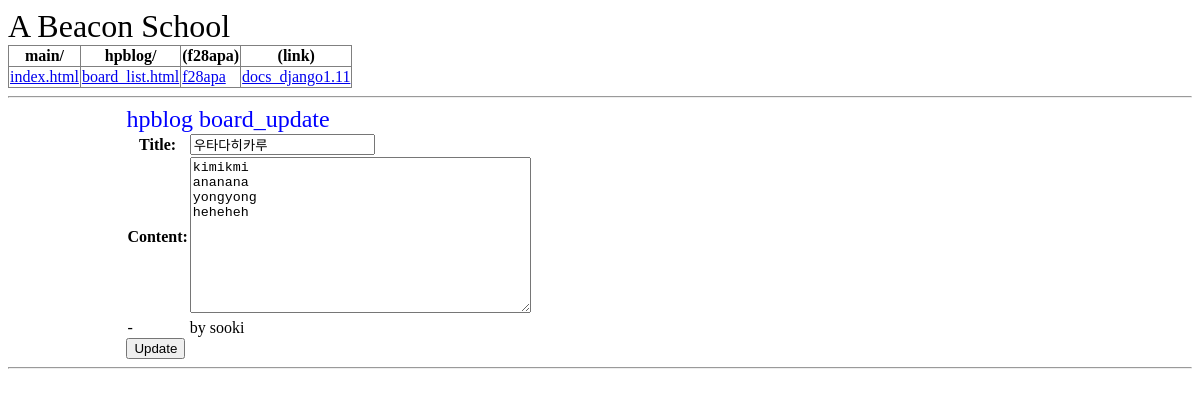
The page /hpblog/update/8/ on the database its author committed.
### hpblog/models.py (models this page shows, shortened)
class Post(models.Model):
    class Meta:
        verbose_name_plural = "Post"
    author = models.ForeignKey('auth.User', on_delete=models.CASCADE)
    title = models.CharField(max_length=200)
    content = models.TextField()
    create_date = models.DateTimeField(default=timezone.now)
    published_date = models.DateTimeField(blank=True, null=True)

### hpblog/views.py (the view)
# urls.py: url(r'^update/(?P<p_id>[\d]+)/$', board_update, name='board_update'),
def board_update(request, p_id):
    template = 'hpblog/board_update.html'
    item = get_object_or_404(Post, id=p_id)
    if request.method == "POST":
        form = UpdateForm(request.POST, instance=item)
        if form.is_valid():
            item = form.save(commit=False)
            print('>>> req: {}'.format(request.user))
            item.published_date = timezone.now()
            item.save()
            return redirect('board_list')
    else:
        form = UpdateForm(instance=item)
    context = {
        'form': form,
        'item' : item,
    }
    return render(request, template, context)

### hpblog/forms.py
class UpdateForm(forms.ModelForm):
    class Meta:
        model = Post
        fields = ['title', 'content']
        widgets = {
            'title': forms.TextInput(),
            '''
            'author' : forms.TextInput(
                attrs={ 'disabled' : 'true' }
            ),
            '''
            'content': forms.Textarea(
                attrs={
                    'cols': '80',
                    'rows': '10',
                }
            )
        }

### hpblog/templates/hpblog/board_update.html
{% extends "base.html" %}
{% block content %}
<div class='container'>
	<div class='pagetitle'>hpblog board_update</div>
	<form method="post">{% csrf_token %}
		<table class='table'>
			{{form.as_table}}
			<tr>
				<td>-</td>
				<td>by {{item.author}}</td>
			</tr>
		</table>
		<button type="submit">Update</button>
	</form>
</div>
{% endblock %}

### static/style/common.css (style rules this page uses)
.table { border-collapse : collapse; border-color : gray; }
.pagetitle { color : blue; font-size : 1.5em; }
.container { align-content: center; padding-left: 10%; padding-right: 10%; width: 80%; }

### rows shown on the page
Post: title "우타다히카루", content "kimikmi ananana yongyong heheheh", author "sooki"
